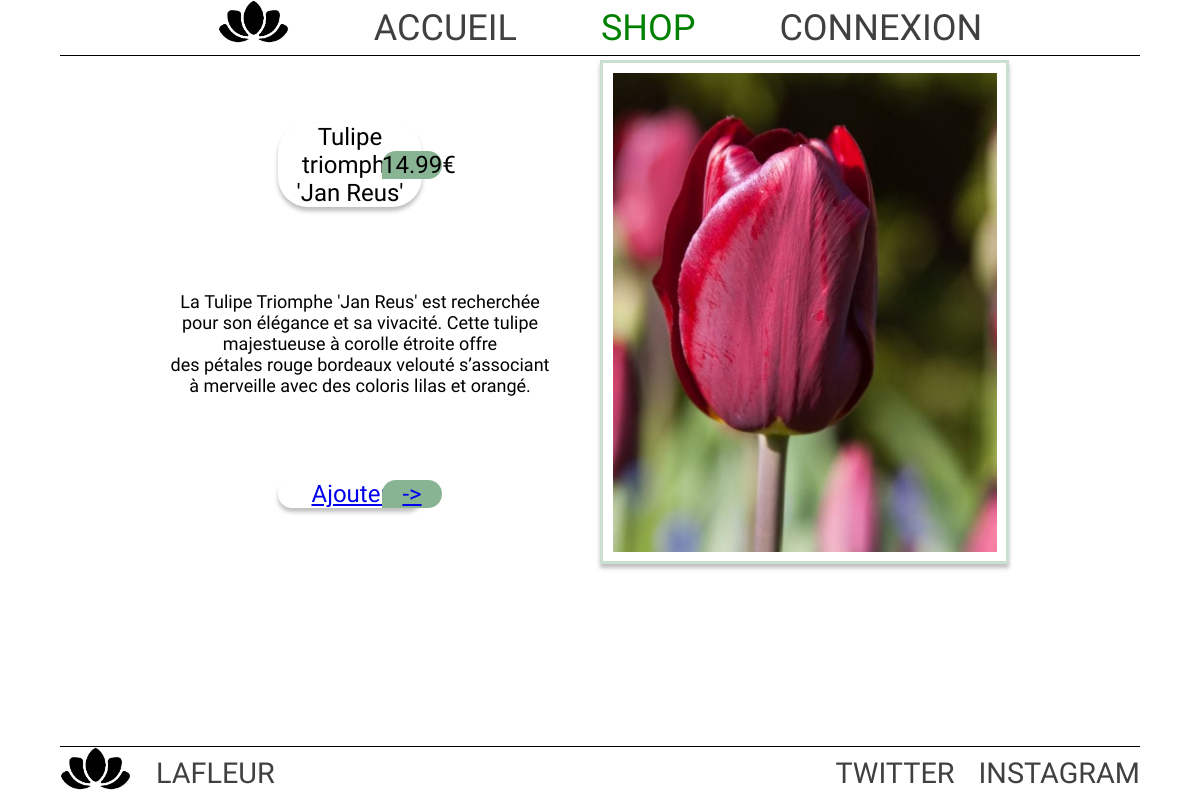
The page /detailAnnonce.php?produit=4 on the database its author committed.
### tables this page shows
CREATE TABLE IF NOT EXISTS `t_produit` (
  `idProduit` int(11) NOT NULL AUTO_INCREMENT,
  `Designation` varchar(100) NOT NULL,
  `prix` float NOT NULL,
  `Stock` int(11) NOT NULL,
  `Description` varchar(255) NOT NULL,
  `Image` varchar(100) NOT NULL,
  `idCategorie` int(11) NOT NULL,
  PRIMARY KEY (`idProduit`),
  KEY `T_PRODUIT_T_CATEGORIE0_FK` (`idCategorie`)
);

### detailAnnonce.php (the view, shortened to what this page needs)
<?php
include 'header.php'?>
    <main>
    <?php
        include 'connection.php';
        $table = $dbh->prepare('SELECT * FROM t_produit WHERE idProduit=:idProduit');
        $table->bindParam(':idProduit', $_REQUEST["produit"]);
        $table->execute();
        $datasProduit = $table->fetch();
    ?>
        <div id="containerDetail">
            <div class="rowPhone row">
                <div class="column leftDetail">
                    <div class="row">
                        <div class="whiteBox">
                            <?php echo utf8_encode($datasProduit['Designation']) ?>
                        </div>
                        <span class="greenBox">
                            <?php echo $datasProduit['prix']."€" ?>
                        </span>
                    </div>
                    <p class="desc"><?php echo utf8_encode($datasProduit['Description']) ?></p>
                    <?php if ($datasProduit['Stock'] == 0){
                        echo '<div class="row">
                            Rupture de stock
                        </div>';
                    } else { ?>
                    <a href="backPanier/panierAdd.php?idProduit=<?php echo $datasProduit['idProduit'] ?>" >
                         <div class="row">
                            <div class="whiteBox">
                                Ajouter
                            </div>
                            <span class="greenBox">
                                ->
                            </span>
                        </div>
                    </a>
                    <?php } ?>
                </div>
                <div class="rightDetail">
                    <img src="./images/<?php echo $datasProduit['Image'] ?>" alt="">
                </div>
              </div>
        </div>
    </main>
    <?php include 'footer.php'?>
</body>
</html>

### css/index.css (style rules this page uses)
* { margin: 0; padding: 0; font-family: 'Amatic SC'; }
main { width: 100%; height: 90%; margin-bottom: 10%; }
body { width: 100%; height: 100%; }
@media screen and (min-width: 600px) { main { margin-top: 5%; } }
#containerDetail { width: 80%; margin: auto; margin-top: 5vw; font-size: 2vw; }
.row { display: flex; flex-direction: row; flex-wrap: nowrap; align-content: center; justify-content: center; align-items: center; }
.column { display: flex; flex-direction: column; flex-wrap: nowrap; align-content: center; justify-content: center; align-items: center; gap: 7vw; }
.leftDetail { width: 50%; }
.rightDetail { width: 50%; }
.rightDetail>img { width: 80%; box-shadow: 0px 4px 4px rgba(0, 0, 0, 0.25); border: solid #88b4946e; padding: 2%; }
.desc { width: 80%; text-align: center; font-size: 1.5vw; }
.whiteBox { background-color: white; box-shadow: 0px 4px 4px rgba(0, 0, 0, 0.25); border-radius: 30px; width: 12vw; text-align: center; }
.greenBox { margin-left: -40px; width: 5vw; background-color: #88B494; border-radius: 30px 30px 30px 0px; text-align: center; }

### rows shown on the page
t_produit: Designation "Tulipe triomphe 'Jan Reus'", prix "14.99", Description "La Tulipe Triomphe 'Jan Reus' est recherchée pour son élégance et sa vivacité. Cette tulipe majestueuse à corolle étroite offre des pétales rouge bordeaux velouté s’associant à merveille avec des coloris lilas et orangé.", Image (picture)
